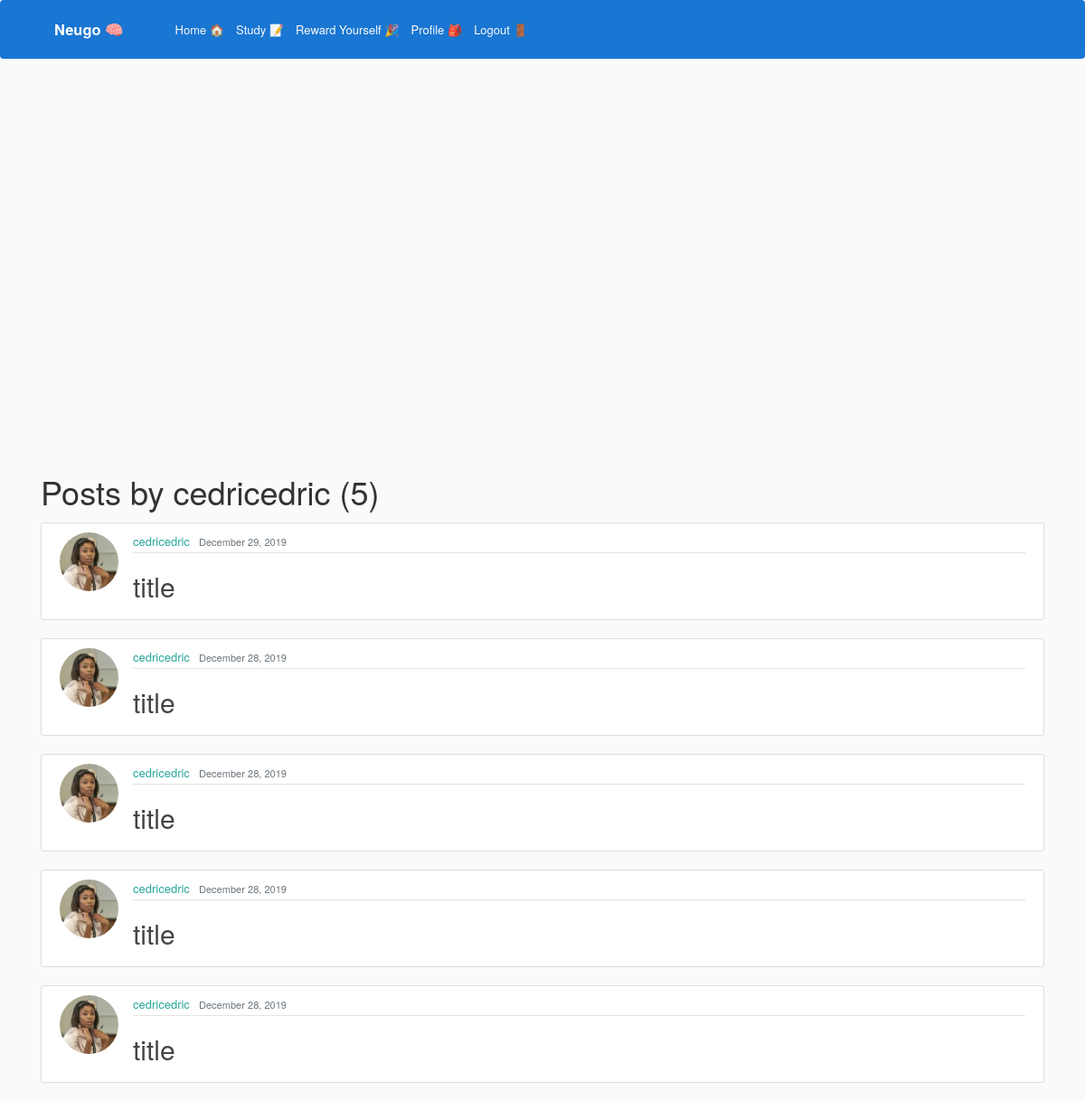
The app's page /user/cedricedric (signed in) with its own data.
### blog/models.py (models this page shows, shortened)
class Post(models.Model):
    objects = models.Manager()
    title = "title" #models.CharField(max_length=100)
    time_studied = models.IntegerField(default=20)
    date_posted = models.DateTimeField(default=timezone.now)
    author = models.ForeignKey(User, on_delete=models.CASCADE)

### users/models.py (models this page shows, shortened)
class Profile(models.Model):
    user = models.OneToOneField(User, on_delete=models.CASCADE)
    profile_pictures = [
        "asian_student.jpeg",
        "black_and_white_photo.jpg",
        "college_student.jpeg",
        "girl_looking_sideways.jpg",
        "nerdy_guy.jpg",
        "science_student.jpeg",
        "student_sitting_on_grass.jpg",
    ]
    for i in range(len(profile_pictures)):
        profile_pictures[i] = "potential_pics/" + profile_pictures[i]
    image = models.ImageField(
        default=random.choice(profile_pictures), upload_to="profile_pics"
    )
    wallet_points = models.BigIntegerField(default=0)
    university = models.CharField(default="", max_length=35)
    subject = models.CharField(default="", max_length=35)

### blog/views.py (the view)
# urls.py: path('user/<str:username>', UserPostListView.as_view(), name='user-posts'),
class UserPostListView(ListView):
    model = Post
    template_name = "blog/user_posts.html"  # <app>/<model>_<viewtype>.html
    context_object_name = "posts"
    paginate_by = 5
    def get_queryset(self):
        user = get_object_or_404(User, username=self.kwargs.get("username"))
        return Post.objects.filter(author=user).order_by("-date_posted")

### blog/templates/blog/user_posts.html (shortened to what this page needs)
{% extends "blog/base.html" %}
{% block content %}
    <h1 class="mb-3">Posts by {{ view.kwargs.username }} ({{ page_obj.paginator.count }})</h1>
    {% for post in posts %}
        <article class="media content-section">
          <img class="rounded-circle article-img" src="{{ post.author.profile.image.url }}">
          <div class="media-body">
            <div class="article-metadata">
              <a class="mr-2" href="{% url 'user-posts' post.author.username %}">{{ post.author }}</a>
              <small class="text-muted">{{ post.date_posted|date:"F d, Y" }}</small>
            </div>
            <h2><a class="article-title" href="{% url 'post-detail' post.id %}">{{ post.title }}</a></h2>
          </div>
        </article>
    {% endfor %}
{% endblock content %}

### static/blog/main1.css (style rules this page uses)
body { background: #fafafa; color: #333333; }
h1, h2, h3, h4, h5, h6 { color: #444444; }
.content-section { background: #ffffff; padding: 10px 20px; border: 1px solid #dddddd; border-radius: 3px; margin-bottom: 20px; }
.article-title { color: #444444; }
.article-img { height: 65px; width: 65px; margin-right: 16px; }
.article-metadata { padding-bottom: 1px; margin-bottom: 4px; border-bottom: 1px solid #e3e3e3 }

### static/css/timernew.css (style rules this page uses)
body { background: #fafafa; color: #333333; margin-top: 5rem; }

### records on screen
Post: author.profile.image (picture), author "cedricedric", date_posted "December 29, 2019", title "title"
Post: author.profile.image (picture), author "cedricedric", date_posted "December 28, 2019", title "title"
Post: author.profile.image (picture), author "cedricedric", date_posted "December 28, 2019", title "title"
Post: author.profile.image (picture), author "cedricedric", date_posted "December 28, 2019", title "title"
Post: author.profile.image (picture), author "cedricedric", date_posted "December 28, 2019", title "title"

### other values on screen
{{ view.kwargs.username }} "cedricedric"
{{ page_obj.paginator.count }} "5"
